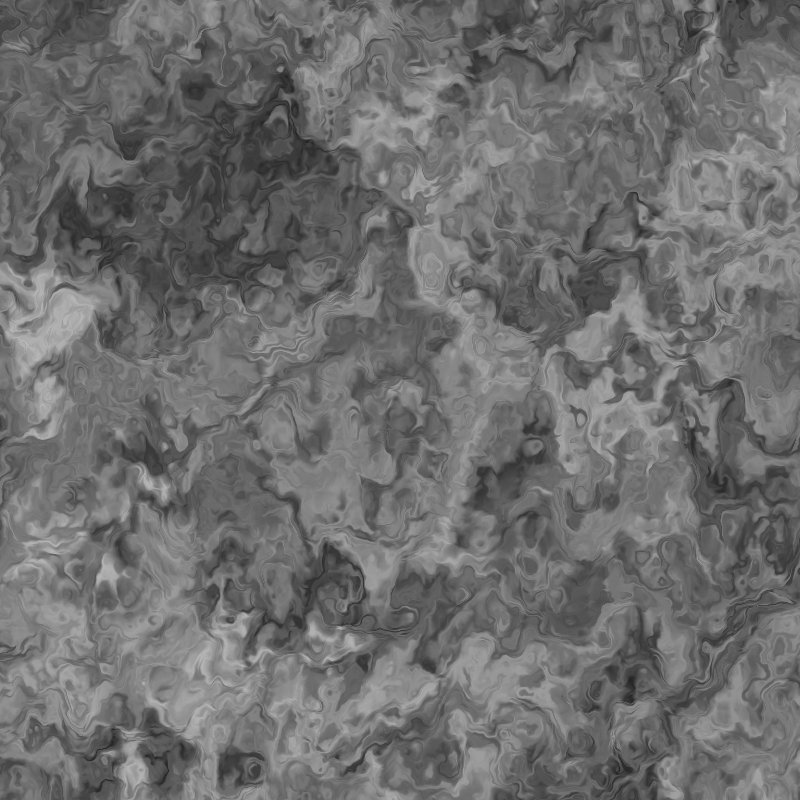
Frame 1 (no input)
Frame 2 (the mouse pressed at the canvas centre, redrawn once): identical to frame 1, image omitted

The Processing sketch that drew this single still picture (run headless with seeded random() and noise(); the mouse was pressed at the canvas centre and the sketch redrawn once):

// Processing sketch: BrownianNoise
// ── BrownianNoise.pde

PGraphics img;

void setup() {
  size(800, 800);  
  img = createGraphics(width, height);
  drawNoise();
  noLoop();
}

void drawNoise() {
  float detail = 0.01;
  
  img.beginDraw();
  img.loadPixels();
  for (int x = 0; x < img.width; ++x) {
    for (int y = 0; y < img.height; ++y) {
      int index = y * img.width + x;
      img.pixels[index] = color(255 * pattern(new PVector(1f * x / width, 1f * y / height)));
      
    }
  }
  img.updatePixels();
  img.endDraw();
}

float pattern(PVector p )
{
    PVector q = new PVector(
        fbm(p), 
        fbm(PVector.add(p, new PVector(5.2, 1.3))));

    PVector r = new PVector(
        fbm(PVector.add(PVector.add(p, q), new PVector(1.7,9.2) )),
        fbm(PVector.add(PVector.add(p, q.mult(4.0)), new PVector(8.3,2.8))));

    return fbm(PVector.add(p, r.mult(4.0)));
}

float OCTAVES = 3;

float fbm (PVector st) {
    // Initial values
    float value = 0.0;
    float amplitude = .52;
    float frequency = 0.1;
    //
    // Loop of octaves
    for (int i = 0; i < OCTAVES; i++) {
        value += amplitude * noise(st.x, st.y);
        st.mult(2.);
        amplitude *= .5;
    }
    return value;
}


void draw() {
  image(img, 0, 0);
}
